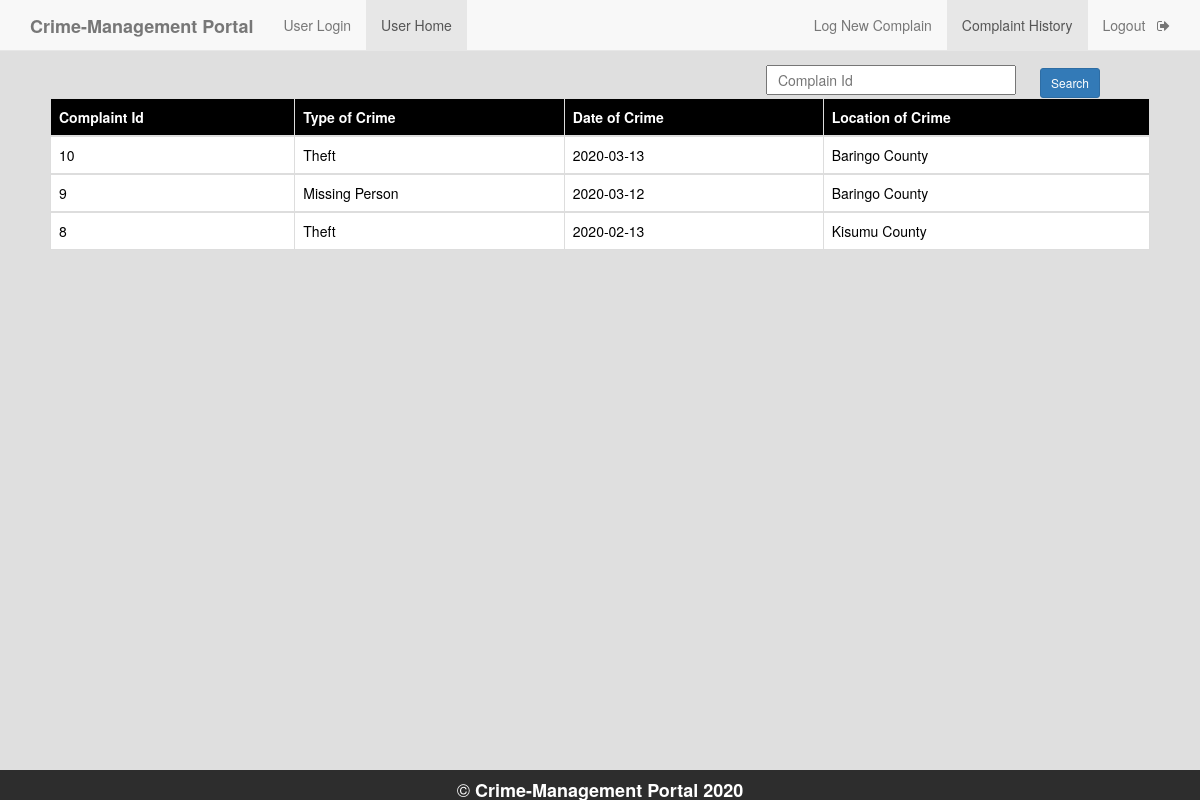
Page /complainer_complain_history.php (signed in) on the committed database.
### tables this page shows
CREATE TABLE `complaint` (
  `c_id` int(11) NOT NULL,
  `a_no` bigint(12) NOT NULL,
  `location` varchar(50) NOT NULL,
  `type_crime` varchar(50) NOT NULL,
  `d_o_c` date NOT NULL,
  `description` varchar(7000) NOT NULL,
  `inc_status` varchar(50) DEFAULT 'Unassigned',
  `pol_status` varchar(50) DEFAULT 'null',
  `p_id` varchar(50) DEFAULT 'Null'
);

### complainer_complain_history.php (the view, shortened to what this page needs)
<!DOCTYPE html>
<html>
<head>
    <?php
    	include 'includes/config.php';
        $u_id=$_SESSION['u_id'];
        $query="SELECT a_no FROM user where u_id='$u_id'";
        $rs = $conn->query($query);
        $rows =$rs->fetch_assoc();
        $a_no=$rows['a_no'];
    $query2="select c_id,type_crime,d_o_c,location from complaint where a_no='$a_no' order by c_id desc";
    $result=$conn->query($query2);
    ?>
	   <link rel="stylesheet" type="text/css" href="https://maxcdn.bootstrapcdn.com/bootstrap/3.3.5/css/bootstrap.min.css">
	   <link rel="stylesheet" type="text/css" href="https://maxcdn.bootstrapcdn.com/font-awesome/4.4.0/css/font-awesome.min.css">
</head>
<body style="background-color: #dfdfdf">
        <nav  class="navbar navbar-default navbar-fixed-top">
              <div class="container">
                  <div class="navbar-header">
                      <a class="navbar-brand" href="home.php"><b>Crime-Management Portal</b></a>
                  </div>
                <div id="navbar" class="collapse navbar-collapse">
                    <ul class="nav navbar-nav">
                        <li ><a href="complainer_page.php">User Login</a></li>
                        <li class="active"><a href="complainer_page.php">User Home</a></li>
                    </ul>
                    <ul class="nav navbar-nav navbar-right">
                        <li ><a href="complainer_page.php">Log New Complain</a></li>
                        <li class="active"><a href="complainer_complain_history.php">Complaint History</a></li>
                        <li><a href="logout.php">Logout &nbsp <i class="fa fa-sign-out" aria-hidden="true"></i></a></li>
                    </ul>
                  </div>
              </div>
        </nav>
    <div>
        <form style="float: right; margin-right: 100px; margin-top: 65px;" method="post">
            <input type="text" name="cid" style="width: 250px; height: 30px; color: black;" placeholder="&nbsp Complain Id" id="ciid" onfocusout="f1()" required>
            <input class="btn btn-primary btn-sm" type="submit" value="Search" style="margin-top:2px; margin-left:20px;" name="s2">
        </form>
    </div>
    <div style="padding:50px;">
      <table class="table table-bordered">
       <thead class="thead-dark" style="background-color: black; color: white;">
         <tr>
          <th scope="col">Complaint Id</th>
          <th scope="col">Type of Crime</th>
          <th scope="col">Date of Crime</th>
          <th scope="col">Location of Crime</th>
        </tr>
      </thead>
<?php
      while($rows=$result->fetch_assoc()){
    ?>
    <tbody style="background-color: white; color: black;">
      <tr>
        <td><?php echo $rows['c_id']; ?></td>
        <td><?php echo $rows['type_crime']; ?></td>
        <td><?php echo $rows['d_o_c']; ?></td>
        <td><?php echo $rows['location']; ?></td>
      </tr>
    </tbody>
    <?php
    }
    ?>
</table>
 </div>
<div style="position: fixed;
   left: 0;
   bottom: 0;
   width: 100%;
   height: 30px;
   background-color: rgba(0,0,0,0.8);
   color: white;
   text-align: center;">
  <h4 style="color: white;">&copy <b>Crime-Management Portal 2020</b></h4>
</div>
</body>
</html>

### rows in the picture
complaint: c_id "10", type_crime "Theft", d_o_c "2020-03-13", location "Baringo County"
complaint: c_id "9", type_crime "Missing Person", d_o_c "2020-03-12", location "Baringo County"
complaint: c_id "8", type_crime "Theft", d_o_c "2020-02-13", location "Kisumu County"
